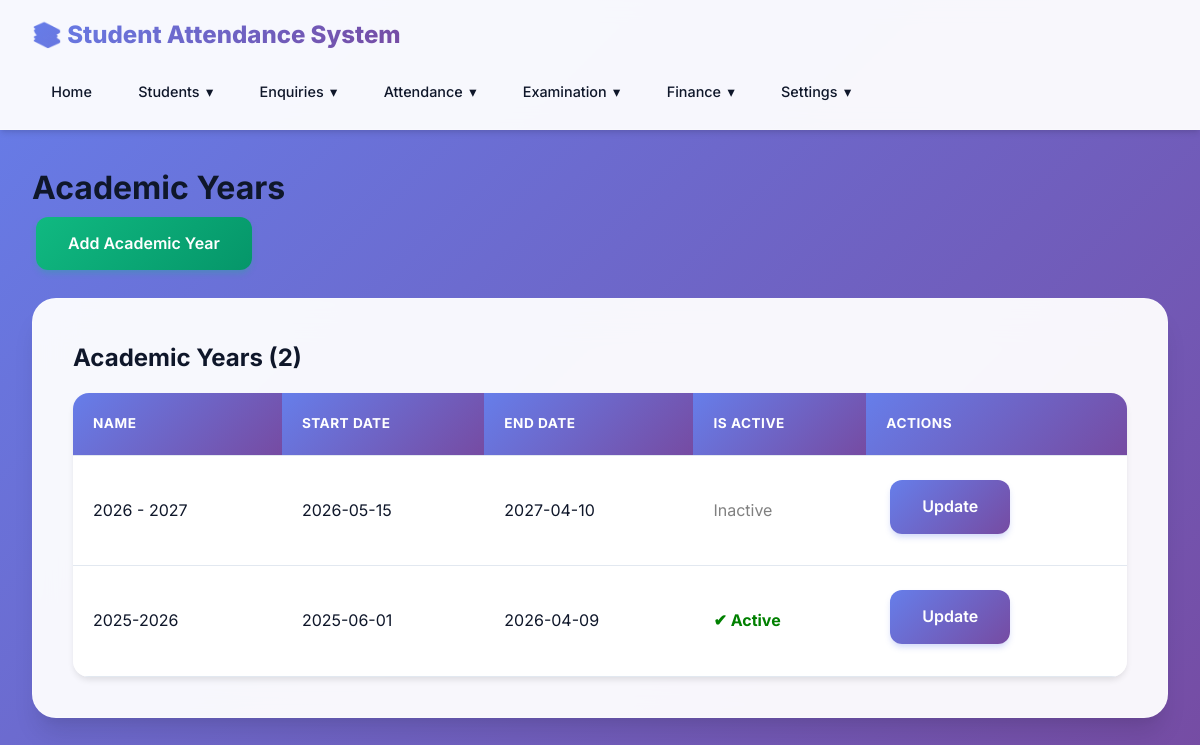
Page /academic-years/ on the committed database.
### students/models.py (models this page shows, shortened)
class AcademicYear(models.Model):
    name = models.CharField(max_length=50, unique=True, help_text="e.g., '2024-2025'")
    start_date = models.DateField(null=True, blank=True)
    end_date = models.DateField(null=True, blank=True)
    is_active = models.BooleanField(default=False, help_text="Only one academic year should be active at a time.")
    class Meta:
        ordering = ['-name']

### students/views.py (the view)
# urls.py: path('academic-years/', views.academic_year_list, name='academic_year_list'),
def academic_year_list(request):
    academic_years = AcademicYear.objects.all().order_by('-start_date')
    context = {'academic_years': academic_years}
    return render(request, 'students/academic_year_list.html', context)

### students/templates/students/academic_year_list.html (shortened to what this page needs)
{% extends 'students/base.html' %}
{% block content %}
<h1>Academic Years</h1>
<div style="margin-bottom: 1rem;">
    <a href="{% url 'students:academic_year_create' %}" class="btn btn-success">Add Academic Year</a>
</div>
<div class="card">
    <h2>Academic Years ({{ academic_years.count }})</h2>
    <div class="table-wrapper">
    <table>
        <thead>
            <tr>
                <th>Name</th>
                <th>Start Date</th>
                <th>End Date</th>
                <th>Is Active</th>
                <th>Actions</th>
            </tr>
        </thead>
        <tbody>
            {% for year in academic_years %}
            <tr>
                <td>{{ year.name }}</td>
                <td>{{ year.start_date|date:"Y-m-d" }}</td>
                <td>{{ year.end_date|date:"Y-m-d" }}</td>
                <td>
                    {% if year.is_active %}
                        <span style="color: green; font-weight: bold;">✔ Active</span>
                    {% else %}
                        <span style="color: gray;">Inactive</span>
                    {% endif %}
                </td>
                <td>
                    <a href="{% url 'students:academic_year_update' year.pk %}" class="btn">Update</a>
                </td>
            </tr>
            {% empty %}
            <tr>
                <td colspan="5" style="text-align: center;">No academic years found.</td>
            </tr>
            {% endfor %}
        </tbody>
    </table>
    </div>
</div>
{% endblock %}

### students/templates/students/base.html (style rules this page uses)
* { margin: 0; padding: 0; box-sizing: border-box; }
:root { --primary: #6366f1; --primary-dark: #4f46e5; --primary-light: #818cf8; --secondary: #ec4899; --accent: #8b5cf6; --success: #10b981; --danger: #ef4444; --warning: #f59e0b; --dark: #0f172a; --dark-secondary: #1e293b; --light: #f8fafc; --gray: #64748b; --border: #e2e8f0; --shadow: rgba(0, 0, 0, 0.1); --gradient-1: linear-gradient(135deg, #667eea 0%, #764ba2 100%); --gradient-2: linear-gradient(135deg, #f093fb 0%, #f5576c 100%); --gradient-3: linear-gradient(135deg, #4facfe 0%, #00f2fe 100%); --gradient-4: linear-gradient(135deg, #43e97b 0%, #38f9d7 100%); }
body { font-family: 'Inter', -apple-system, BlinkMacSystemFont, 'Segoe UI', Roboto, sans-serif; background: linear-gradient(135deg, #667eea 0%, #764ba2 100%); color: var(--dark); min-height: 100vh; line-height: 1.6; }
.card { background: rgba(255, 255, 255, 0.95); backdrop-filter: blur(20px); border-radius: 24px; padding: 2.5rem; margin-bottom: 2rem; box-shadow: 0 20px 25px -5px rgba(0, 0, 0, 0.1), 0 10px 10px -5px rgba(0, 0, 0, 0.04); border: 1px solid rgba(255, 255, 255, 0.3); transition: all 0.3s cubic-bezier(0.4, 0, 0.2, 1); }
.btn { display: inline-block; padding: 0.875rem 2rem; background: var(--gradient-1); color: white; text-decoration: none; border-radius: 12px; border: none; cursor: pointer; transition: all 0.3s cubic-bezier(0.4, 0, 0.2, 1); font-size: 1rem; font-weight: 600; margin: 0.25rem; position: relative; overflow: hidden; box-shadow: 0 4px 6px -1px rgba(102, 126, 234, 0.3); }
.btn::before { content: ''; position: absolute; top: 50%; left: 50%; width: 0; height: 0; border-radius: 50%; background: rgba(255, 255, 255, 0.2); transform: translate(-50%, -50%); transition: width 0.6s, height 0.6s; }
.btn-success { background: linear-gradient(135deg, #10b981 0%, #059669 100%); box-shadow: 0 4px 6px -1px rgba(16, 185, 129, 0.3); }
.table-wrapper { overflow-x: auto; -webkit-overflow-scrolling: touch; margin-top: 1rem; border-radius: 16px; box-shadow: 0 4px 6px -1px rgba(0, 0, 0, 0.1); }
table { width: 100%; border-collapse: collapse; min-width: 600px; background: white; }
th, td { padding: 1.25rem; text-align: left; border-bottom: 1px solid var(--border); }
th { background: linear-gradient(135deg, #667eea 0%, #764ba2 100%); color: white; font-weight: 700; text-transform: uppercase; font-size: 0.85rem; letter-spacing: 0.5px; }
tbody tr { transition: all 0.3s ease; }

### rows in the picture
AcademicYear: name "2026 - 2027", start_date "2026-05-15", end_date "2027-04-10", is_active "Inactive"
AcademicYear: name "2025-2026", start_date "2025-06-01", end_date "2026-04-09", is_active "✔ Active"

### other values in the picture
{{ academic_years.count }} "2"
